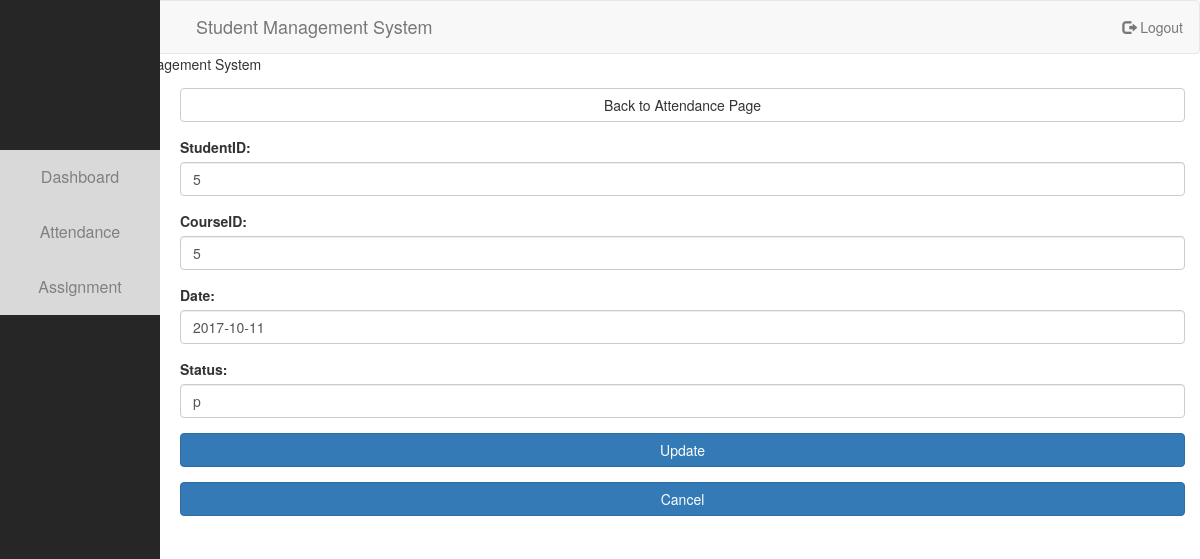
Page /edit_tAtte1.php?edit_id=2 (signed in) on the committed database.
### tables this page shows
CREATE TABLE `attendance` (
  `aid` int(11) NOT NULL,
  `sid` int(11) DEFAULT NULL,
  `cid` int(11) DEFAULT NULL,
  `date` date DEFAULT NULL,
  `status` varchar(1) DEFAULT NULL
);

### edit_tAtte1.php (the view, shortened to what this page needs)
<?php
include_once 'dbconfig.php';
if(isset($_GET['edit_id']))
{
	$sql_query="SELECT * FROM attendance WHERE aid=".$_GET['edit_id'];
	$result_set=mysqli_query($con, $sql_query);
	$fetched_row=mysqli_fetch_array($result_set);
}
		?>
<!DOCTYPE html>
<html>
<head>
	<link rel="stylesheet" type="text/css" href="style.css">
	<link rel="stylesheet" href="https://maxcdn.bootstrapcdn.com/bootstrap/3.3.7/css/bootstrap.min.css">
	<link rel="stylesheet" href="https://cdnjs.cloudflare.com/ajax/libs/font-awesome/4.7.0/css/font-awesome.min.css">
</head>
<body style="background-color: white;">
	<nav class="navbar navbar-default" style="margin-bottom: 0px;width: 100%" id="top">
	  <div class="container-fluid">
	  	<div class="navbar-header" style="margin-left: 180px;">
	      <a class="navbar-brand" href="#">Student Management System</a>
	    </div>
	    <ul class="nav navbar-nav navbar-right list-unstyled">
	    	<li>
	    		<a href="logout.php" class="btn btn-md"><span class="glyphicon glyphicon-log-out"></span> Logout</a>
	    	</li>
	    </ul>
	  </div>
	</nav>
	<marquee style="margin-bottom:-6px;" bgcolor="#f8f8f8" scrollamount="9" height="30"> Welcome to Student Management System</marquee>
<div class="sidenav">
	<div class="dropdown">
		<button class="dropbtn"> Dashboard </button>
	</div>
	<div class="dropdown">
	  <button class="dropbtn">Attendance</button>
	</div>
	<div class="dropdown">
	  <button class="dropbtn">Assignment</button>
	</div>
</div>
<div id="body">
	<div class="container" style="padding-left:180px;" >
		<form method="post" class="form-horizontal">
			<div class="form-group" style="margin-top: 20px;">
				<a class="btn btn-default btn-block" href="tAtte1.php"> Back to Attendance Page</a>
			</div>
			<div class="form-group">
				<label for="StudentID">StudentID: </label>
				<input class="form-control" type="text" id="StudentID" name="sid" placeholder="StudentID" value="<?php echo $fetched_row['sid']; ?>"  required/>
			</div>
			<div class="form-group">
				<label for="CourseID">CourseID: </label>
				<input class="form-control" type="text" id="CourseID" name="cid" placeholder="CourseID" value="<?php echo $fetched_row['cid']; ?>" required />
			</div>
			<div class="form-group">
				<label for="Date">Date: </label>
				<input class="form-control" type="text" id="Date" name="date" placeholder="Date" value="<?php echo $fetched_row['date']; ?>" required />
			</div>
			<div class="form-group">
				<label for="Status">Status: </label>
				<input class="form-control" type="text" id="Status" name="status" placeholder="Status" value="<?php echo $fetched_row['status']; ?>" required />
			</div>
			<div class="form-group">
				<button type="submit" name="btn-update" class="btn btn-primary btn-block">Update</button>
			</div>
			<div class="form-group">
				<button type="submit" name="btn-cancel" class="btn btn-primary btn-block">Cancel</button>
			</div>
	    </form>
    </div>
</div>
</body>
</html>

### style.css (style rules this page uses)
.form-control { width:120px; }
body { margin: 0px; font-family: "Open Sans", Helvetica, Arial, sans-serif; background-repeat: no-repeat; background-size: 100% 1080px; -webkit-background-size: cover; -moz-background-size: cover; background-size: cover; -o-background-size: cover; }
.dropbtn { width: 160px; background-color: #d9d9d9; color: gray; padding: 16px; font-size: 16px; border: none; cursor: pointer; }
.dropdown { position: relative; display: inline-block; }
.sidenav { height: 100%; width: 160px; position: fixed; z-index: 1; top: 0; left: 0; bottom: 0; background-color: #262626; overflow-x: hidden; padding-top: 150px; }

### rows in the picture
attendance: sid "5", cid "5", date "2017-10-11", status "p"
